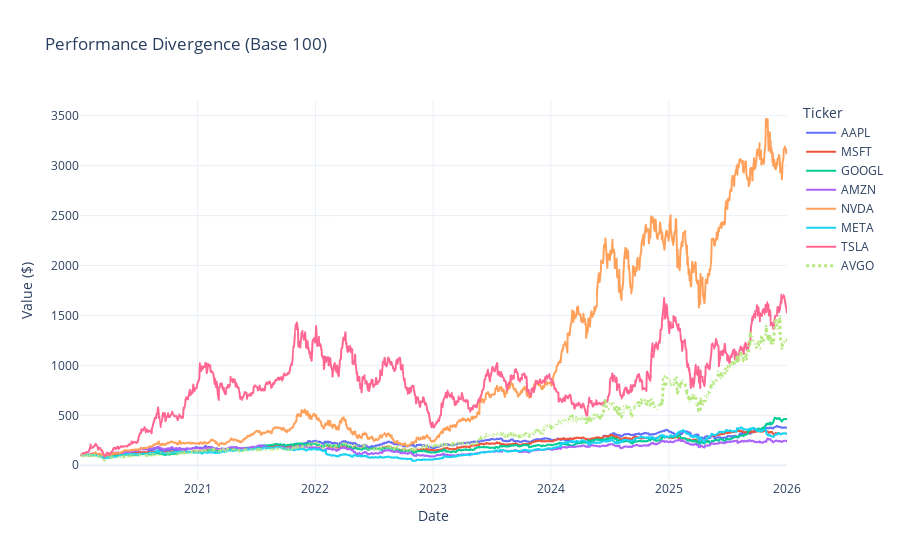

Notebook code cell kept with this figure:
### Markdown cell above
## 1. Data
*   **Tickers:** AAPL, MSFT, GOOGL, AMZN, NVDA, META, TSLA. 
*   **Benchmark:** SPY (S&P 500).
*   **Challenger:** AVGO (Broadcom).
*   **Range:** 2020-Present (Daily Adjusted Close).

### Code cell
# Define Tickers
mag7_tickers = ['AAPL', 'MSFT', 'GOOGL', 'AMZN', 'NVDA', 'META', 'TSLA']
benchmark = 'SPY'
alternate = 'AVGO' # Broadcom

all_tickers = mag7_tickers + [benchmark, alternate]
# List for Analysis Charts (Mag7 + AVGO)
analysis_tickers = mag7_tickers + [alternate]

# Download Data
start_date = '2020-01-01'
end_date = datetime.now().strftime('%Y-%m-%d')

print(f"Downloading data from {start_date} to {end_date}...")
raw_data = yf.download(all_tickers, start=start_date, end=end_date)

# Data Cleaning & Fallback Logic
try:
    data = raw_data['Adj Close']
except KeyError:
    print("'Adj Close' not found. Using 'Close'...")
    data = raw_data['Close']

# Fill missing values
if data.isnull().values.any():
    data = data.ffill().dropna()

print(f"Data successfully loaded: {data.shape[0]} days.")

# Calculate Log Returns
log_returns = np.log(data / data.shift(1)).dropna()

# Comparison Chart (Rebased to 100)
rebased_prices = (data[analysis_tickers] / data[analysis_tickers].iloc[0]) * 100

fig = px.line(rebased_prices, x=rebased_prices.index, y=analysis_tickers, 
              title='Performance Divergence (Base 100)',
              labels={'value': 'Value ($)', 'variable': 'Ticker'})
# Highlight AVGO line
fig.update_traces(patch={"line": {"dash": "dot", "width": 3}}, selector={"name": "AVGO"}) 
fig.update_layout(hovermode="x unified")
fig.show()

### Figure 1 — Plotly figure (JSON) as saved in the notebook; plotly's stock layout.template omitted (floating-point values rounded to 4 significant figures; data arrays with more than 128 entries replaced by an {"elided": "..."} marker saying what was removed)
{"data": [{"hovertemplate": "Ticker=AAPL<br>Date=%{x}<br>Value ($)=%{y}<extra></extra>", "legendgroup": "AAPL", "line": {"color": "#636efa", "dash": "solid"}, "marker": {"symbol": "circle"}, "mode": "lines", "name": "AAPL", "showlegend": true, "type": "scattergl", "x": {"elided": "1509 str values"}, "xaxis": "x", "y": {"elided": "1509 float values"}, "yaxis": "y"}, {"hovertemplate": "Ticker=MSFT<br>Date=%{x}<br>Value ($)=%{y}<extra></extra>", "legendgroup": "MSFT", "line": {"color": "#EF553B", "dash": "solid"}, "marker": {"symbol": "circle"}, "mode": "lines", "name": "MSFT", "showlegend": true, "type": "scattergl", "x": {"elided": "1509 str values"}, "xaxis": "x", "y": {"elided": "1509 float values"}, "yaxis": "y"}, {"hovertemplate": "Ticker=GOOGL<br>Date=%{x}<br>Value ($)=%{y}<extra></extra>", "legendgroup": "GOOGL", "line": {"color": "#00cc96", "dash": "solid"}, "marker": {"symbol": "circle"}, "mode": "lines", "name": "GOOGL", "showlegend": true, "type": "scattergl", "x": {"elided": "1509 str values"}, "xaxis": "x", "y": {"elided": "1509 float values"}, "yaxis": "y"}, {"hovertemplate": "Ticker=AMZN<br>Date=%{x}<br>Value ($)=%{y}<extra></extra>", "legendgroup": "AMZN", "line": {"color": "#ab63fa", "dash": "solid"}, "marker": {"symbol": "circle"}, "mode": "lines", "name": "AMZN", "showlegend": true, "type": "scattergl", "x": {"elided": "1509 str values"}, "xaxis": "x", "y": {"elided": "1509 float values"}, "yaxis": "y"}, {"hovertemplate": "Ticker=NVDA<br>Date=%{x}<br>Value ($)=%{y}<extra></extra>", "legendgroup": "NVDA", "line": {"color": "#FFA15A", "dash": "solid"}, "marker": {"symbol": "circle"}, "mode": "lines", "name": "NVDA", "showlegend": true, "type": "scattergl", "x": {"elided": "1509 str values"}, "xaxis": "x", "y": {"elided": "1509 float values"}, "yaxis": "y"}, {"hovertemplate": "Ticker=META<br>Date=%{x}<br>Value ($)=%{y}<extra></extra>", "legendgroup": "META", "line": {"color": "#19d3f3", "dash": "solid"}, "marker": {"symbol": "circle"}, "mode": "lines", "name": "META", "showlegend": true, "type": "scattergl", "x": {"elided": "1509 str values"}, "xaxis": "x", "y": {"elided": "1509 float values"}, "yaxis": "y"}, {"hovertemplate": "Ticker=TSLA<br>Date=%{x}<br>Value ($)=%{y}<extra></extra>", "legendgroup": "TSLA", "line": {"color": "#FF6692", "dash": "solid"}, "marker": {"symbol": "circle"}, "mode": "lines", "name": "TSLA", "showlegend": true, "type": "scattergl", "x": {"elided": "1509 str values"}, "xaxis": "x", "y": {"elided": "1509 float values"}, "yaxis": "y"}, {"hovertemplate": "Ticker=AVGO<br>Date=%{x}<br>Value ($)=%{y}<extra></extra>", "legendgroup": "AVGO", "line": {"color": "#B6E880", "dash": "dot", "width": 3}, "marker": {"symbol": "circle"}, "mode": "lines", "name": "AVGO", "showlegend": true, "type": "scattergl", "x": {"elided": "1509 str values"}, "xaxis": "x", "y": {"elided": "1509 float values"}, "yaxis": "y"}], "layout": {"hovermode": "x unified", "legend": {"title": {"text": "Ticker"}, "tracegroupgap": 0}, "title": {"text": "Performance Divergence (Base 100)"}, "xaxis": {"anchor": "y", "domain": [0, 1], "title": {"text": "Date"}}, "yaxis": {"anchor": "x", "domain": [0, 1], "title": {"text": "Value ($)"}}}}
